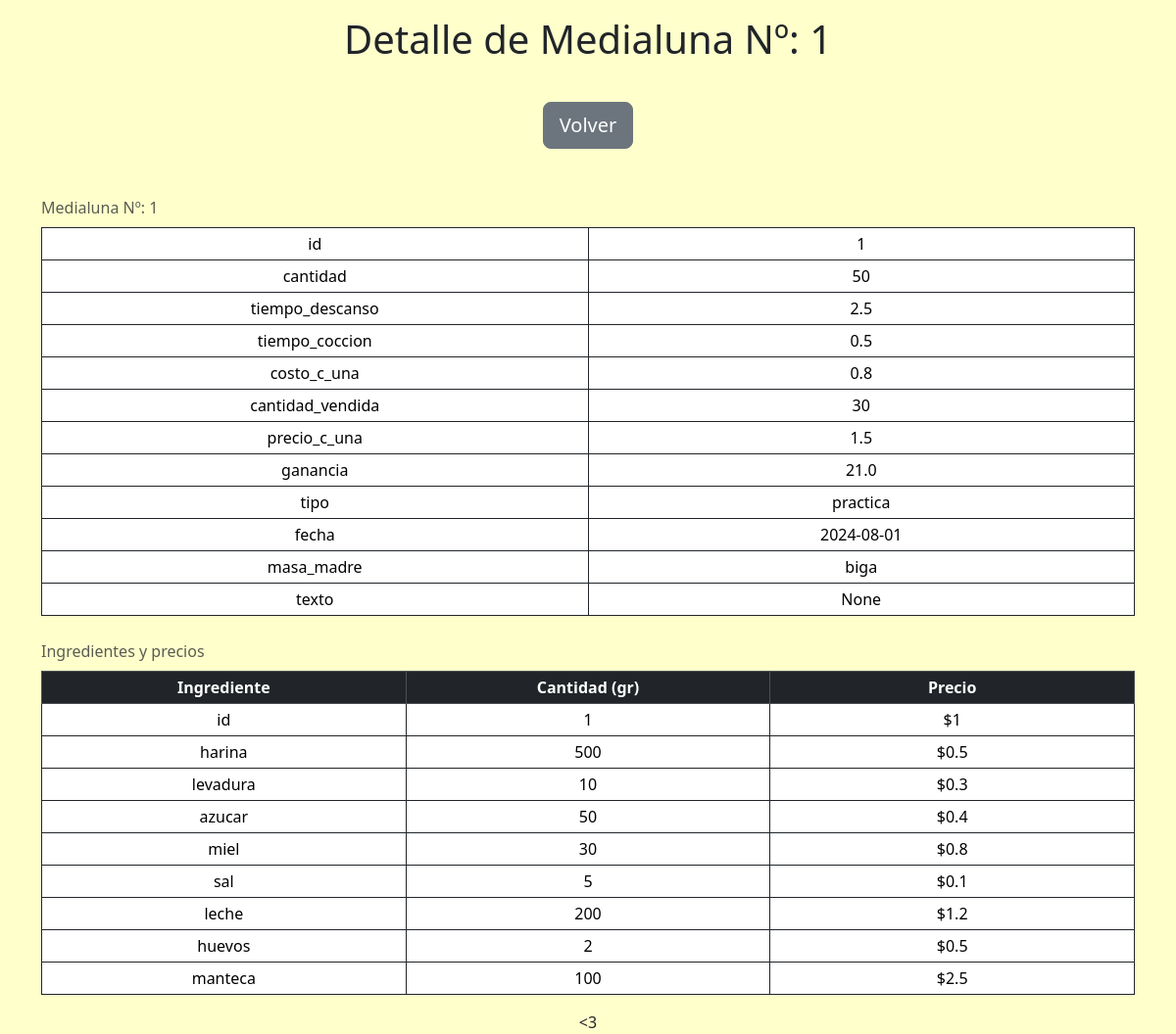
Screenshot of /medialunas/1 with the database file from the repository.
### tables this page shows
CREATE TABLE "medialunas" (
        "id"    INTEGER NOT NULL UNIQUE, 
        "cantidad"      INTEGER,
        "tiempo_descanso"       REAL,    
        "tiempo_coccion"        REAL,    
        "costo_c_una"   REAL,
        "cantidad_vendida"      INTEGER, 
        "precio_c_una"  REAL,
        "ganancia"      REAL,
        "tipo"  TEXT,
        "fecha" TEXT, "masa_madre" TEXT, "texto" TEXT,
        PRIMARY KEY("id" AUTOINCREMENT)
);

CREATE TABLE ingredientes (
	id INTEGER NOT NULL,
	harina INTEGER,
	levadura INTEGER,
	azucar INTEGER,
	miel INTEGER,
	sal INTEGER,
	leche INTEGER,
	huevos INTEGER,
	manteca INTEGER,
	FOREIGN KEY(id) REFERENCES medialunas(id)
);

CREATE TABLE precios (
	id INTEGER NOT NULL,
	harina REAL,
	levadura REAL,
	azucar REAL,
	miel REAL,
	sal REAL,
	leche REAL,
	huevos REAL,
	manteca REAL,
	FOREIGN KEY(id) REFERENCES medialunas(id)
);

### app.py (the view)
@app.route('/medialunas/<int:id>')
def mostrar_medialunas(id: int):
    with sqlite3.connect(database) as connection:
        cursor = connection.cursor()
        cursor.execute("SELECT * FROM medialunas WHERE id=?", (str(id),))
        selected_medialuna = cursor.fetchone()
        cursor.execute("SELECT * FROM ingredientes WHERE id=?", (str(id),))
        selected_ingredientes = cursor.fetchone()
        cursor.execute("SELECT * FROM precios WHERE id=?", (str(id),))
        selected_precios = cursor.fetchone()
    medialuna = crear_diccionario(COLUMNAS_MEDIALUNAS, selected_medialuna)
    ingredientes = crear_diccionario(COLUMNAS_INGREDIENTES_PRECIOS, selected_ingredientes)
    precios = crear_diccionario(COLUMNAS_INGREDIENTES_PRECIOS, selected_precios)
    return render_template("medialunas.html", medialuna=medialuna,
                           ingredientes=ingredientes, precios=precios)

### funciones.py (called while the page is built)
def crear_diccionario(keys: list, values: tuple) -> dict:
    dic = {}
    if (values != None):
        for i in range(len(keys)):
            dic[keys[i]] = values[i]
    return dic

### templates/medialunas.html (shortened to what this page needs)
{% extends "layout.html" %}
{% block main %}
<h1> Detalle de Medialuna Nº: {{ medialuna["id"] }} </h1>
<div class="btn-container">
    <a href="/" class="btn btn-secondary btn-lg">Volver</a>
</div>
<div class="container table-responsive-sm">
    <table class="table table-sm table-hover table-bordered border-dark">
        <caption> Medialuna Nº: {{ medialuna["id"] }} </caption>
        <tbody>
            {% for key in medialuna %}
            <tr>
                <td> {{ key }} </td>
                <td> {{ medialuna[key] }} </td>
            </tr>
            {% endfor %}
        </tbody>
    </table>
    <table class="table table-sm table-hover table-bordered border-dark">
        <caption> Ingredientes y precios </caption>
        <thead class="table-dark">
            <tr>
                <th> Ingrediente </th>
                <th> Cantidad (gr) </th>
                <th> Precio </th>
            </tr>
        </thead>
        <tbody>
            {% for key in ingredientes %}
            <tr>
                <td> {{ key }} </td>
                <td> {{ ingredientes[key] }} </td>
                <td> ${{ precios[key] }} </td>
            </tr>
            {% endfor %}
        </tbody>
    </table>
</div>
{% endblock %}

### static/styles.css (style rules this page uses)
body { background-color: #ffffcc !important; text-align: center !important; }
.btn-container { margin-top: 5vh; margin-bottom: 5vh; width: 100%; }
caption { caption-side: top; }
h1 { margin-top: 1rem !important; }
table { table-layout: fixed; word-break: break-all; }

### rows the page displays
medialunas: id "1", id "1" "50" "2.5" "0.5" "0.8" "30" "1.5" "21.0" "practica" "2024-08-01" "biga"
ingredientes: id "1" "500" "10" "50" "30" "5" "200" "2" "100"
precios: id "1" "0.5" "0.3" "0.4" "0.8" "0.1" "1.2" "0.5" "2.5"

### other values shown
{{ key }} "id" "cantidad" "tiempo_descanso" "tiempo_coccion" "costo_c_una" "cantidad_vendida" "precio_c_una" "ganancia" "tipo" "fecha" "masa_madre" "texto"
{{ medialuna[key] }} "None"
{{ key }} "id" "harina" "levadura" "azucar" "miel" "sal" "leche" "huevos" "manteca"
